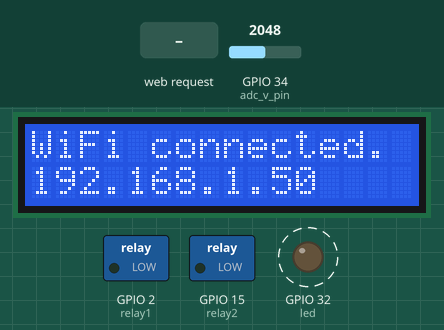
Bench run of a sketch on a simulated ESP32. Shown: 16×2 character LCD, switched loads named in the sketch (green lamp = pin HIGH), output pins drawn as LEDs (lit = HIGH). Dashed ring = blinking. The test bench sets the inputs (shaded band); at power-on: GPIO 34 (adc_v_pin) = 2048. WiFi joins after 1.5 s; servers stay silent unless stated; what the sketch prints to the serial monitor is not drawn.

Above: at 3.3 s.
3.4 s: HTTP request GET /lcd received
At 4.9 s:
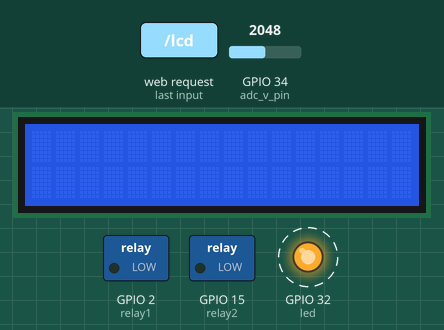
6.4 s: HTTP request GET /motorRight received
At 8.9 s:
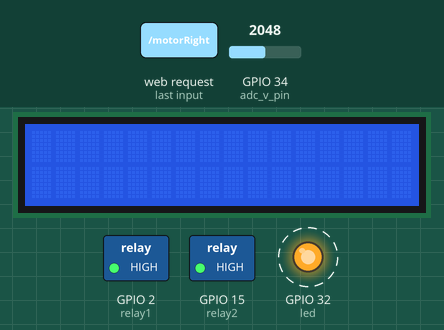
9.4 s: HTTP request GET /motorStop received
At 10.9 s:
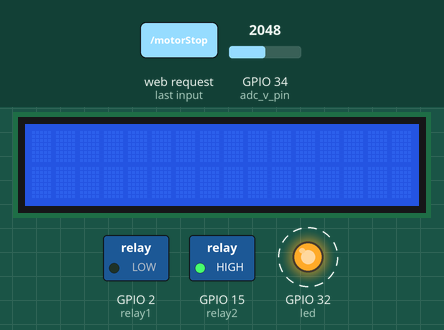
12.4 s: HTTP request GET /motorLeft received
At 13.9 s:
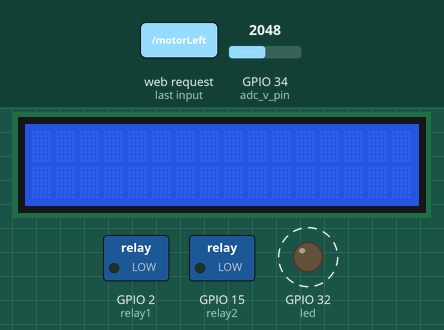
Timing chart, 0 to 16.4 s (numbered marks = the images above; inputs shaded):
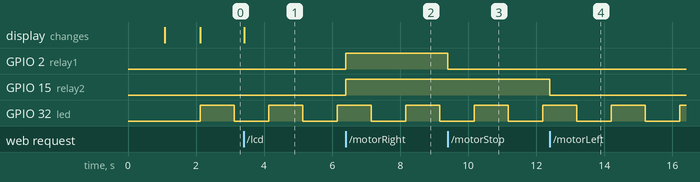

The sketch:

project_working.ino
```cpp
#include <WiFi.h>
#include <WiFiClient.h>
#include <WebServer.h>
#include <Update.h>
#include <LiquidCrystal_I2C.h>
#include <stdio.h>

const char * host = "esp32";
const char * ssid = "Rumen";
const char * ssid2 = "Softuni";
const char * password = "0898548033";
const char * password2 = "";

const int led = 32;
const int relay1 = 2;
const int relay2 = 15;
const int adc_v_pin = 34;
const int adc_i_pin = 35;

unsigned long previousMillis = 0; // will store last time LED was updated
const long interval = 1000; // interval at which to blink (milliseconds)

int ledState = LOW; // ledState used to set the LED
int relay1State = LOW; // relay1State
int relay2State = LOW; // relay2State

float voltages[10000]; // ADC values conatiner
int numberOfTests = 0; // number of tests
int delayBetweenTests = 10; // delay between every ADC test

// set the LCD number of columns and rows
int lcdColumns = 16;
int lcdRows = 2;

// set LCD address, number of columns and rows
LiquidCrystal_I2C lcd(0x27, lcdColumns, lcdRows);

//web server
WebServer server(80);

//login page
const char * loginIndex =
  "<form name='loginForm'>"
"<table width='20%' bgcolor='A09F9F' align='center'>"
"<tr>"
"<td colspan=2>"
"<center><font size=4><b>ESP32 Login Page</b></font></center>"
"<br>"
"</td>"
"<br>"
"<br>"
"</tr>"
"<td>Username:</td>"
"<td><input type='text' size=25 name='userid'><br></td>"
"</tr>"
"<br>"
"<br>"
"<tr>"
"<td>Password:</td>"
"<td><input type='Password' size=25 name='pwd'><br></td>"
"<br>"
"<br>"
"</tr>"
"<tr>"
"<td><input type='submit' onclick='check(this.form)' value='Login'></td>"
"</tr>"
"</table>"
"</form>"
"<script>"
"function check(form)"
"{"
"if(form.userid.value=='admin' && form.pwd.value=='admin')"
"{"
"window.open('/serverIndex')"
"}"
"else"
"{"
" alert('Error Password or Username')/*displays error message*/"
"}"
"}"
"</script>";

//server index - DASHBOARD
const char * serverIndex =
  "<link rel='stylesheet' href='https://maxcdn.bootstrapcdn.com/bootstrap/4.0.0/css/bootstrap.min.css' integrity='sha384-Gn5384xqQ1aoWXA+058RXPxPg6fy4IWvTNh0E263XmFcJlSAwiGgFAW/dAiS6JXm' crossorigin='anonymous'>"
"<script src='https://ajax.googleapis.com/ajax/libs/jquery/3.2.1/jquery.min.js'></script>"
"<script src='https://canvasjs.com/assets/script/canvasjs.min.js'></script>"
"<style> .btn {margin: 10px;} .cart{height: 300px !important;} </style>"
"<div class='card-columns' style='max-height: 240px; padding: 15px;'>"
"<div class='card'>"
"<div class='card-body'>"
"<h5 class='card-title'>LCD</h5>"
"<form method='GET' action='/lcd' id='lcd_from'>"
"<input type='text' maxlength='16' name='first_row' placeholder='First row text'><br><br>"
"<input type='text' maxlength='16' name='second_row' placeholder='Second row text'>"
"<button class='btn btn-primary' type='submit'>Show on LCD</button>"
"</form>"
"</div>"
"</div>"
"<div class='card'>"
"<div class='card-body'>"
"<h5 class='card-title'>Motor contoller</h5>"
"<a class='btn btn-primary' href='/motorLeft'>LEFT</a>"
"<a class='btn btn-danger' href='/motorStop'>STOP</a>"
"<a class='btn btn-primary' href='/motorRight'>RIGHT</a>"
"</div>"
"</div>"
"<div class='card'>"
"<div class='card-body'>"
"<h5 class='card-title'>Update firmware</h5>"
"<form method='POST' action='#' enctype='multipart/form-data' id='upload_form'>"
"<input type='file' name='update'>"
"<input class='btn btn-primary' type='submit' value='Update'>"
"</form>"
"<div class='progress' style='display: none;'>"
"<div class='progress-bar progress-bar-striped bg-success' role='progressbar' style='width: 0%' aria-valuenow='0' aria-valuemin='0' aria-valuemax='100'></div>"
"</div>"
"</div>"
"</div>"
"</div>"
"<div class='card'>"
"<div class='card-body'>"
"<div>"
"<div id='chart_container' style='height: 300px; width: 100%;'></div>"
"</div>"
"</div>"
"</div>"
"<script>"
"window.onload = function () {"
"  var dps = [];"
" var chart = new CanvasJS.Chart('chart_container', {"
"   title :{text: 'Power Data'},"
"   axisY: {includeZero: false, title: 'Voltage', suffix: 'V'},      "
"   axisX: {includeZero: false, title: 'Time', suffix: 's.'},      "
"   data: [{type: 'line', dataPoints: dps}]"
" });"
" var xVal = 0;"
" var yVal = 100; "
" var updateInterval = 1000;"
" var dataLength = 60;"
" var updatePowerChart = function () {"
"   $.get('/readSensors', function(data, status){"
"     yVal = parseFloat(data);"
"     dps.push({x: xVal,y: yVal});"
"     xVal++;"
"     if (dps.length == (dataLength - 1)) dps.shift();"
"     chart.render();"
"   });"
" };"
" setInterval(updatePowerChart, updateInterval);"
"};  "
"  $('#upload_form').submit(function(e){"
"e.preventDefault();"
"var form = $('#upload_form')[0];"
"var data = new FormData(form);"
"$('.progress').show();"
" $.ajax({"
"url: '/update',"
"type: 'POST',"
"data: data,"
"contentType: false,"
"processData:false,"
"xhr: function() {"
"var xhr = new window.XMLHttpRequest();"
"xhr.upload.addEventListener('progress', function(evt) {"
"if (evt.lengthComputable) {"
"var per = evt.loaded / evt.total;"
"$('.progress-bar').attr('style', 'width: ' + Math.round(per*100) + '%;');"
"$('.progress-bar').attr('aria-valuenow', Math.round(per*100));"
"$('.progress-bar').html(Math.round(per*100) + '%');"
"}"
"}, false);"
"return xhr;"
"},"
"success:function(d, s) {"
"console.log('success!')"
"},"
"error: function (a, b, c) {"
"}"
"});"
"});"
"</script>";

void initPinsMode() {
  pinMode(led, OUTPUT);
  pinMode(relay1, OUTPUT);
  pinMode(relay2, OUTPUT);
  pinMode(adc_v_pin, INPUT);
  pinMode(adc_i_pin, INPUT);
}

void initLCD() {
  lcd.init();
  lcd.backlight();
}

void connectToWIFI() {
  lcd.setCursor(0, 0);
  lcd.print("Connecting to ");
  lcd.setCursor(0, 1);
  lcd.print(ssid);

  // Connect to WiFi network
  WiFi.begin(ssid, password);
  Serial.println("");
  int i = 1;

  // Wait for connection
  while (WiFi.status() != WL_CONNECTED) {
    delay(1000);
    Serial.print(".");
    lcd.print(".");
    ++i;

    //try connect to second wifi
    if (i > 20) {
      i = 0;
      Serial.print("Connecting to ");
      Serial.println(ssid2);
      lcd.clear();
      lcd.setCursor(0, 0);
      lcd.print("Connecting to ");
      lcd.setCursor(0, 1);
      lcd.print(ssid2);
      WiFi.begin(ssid2, password2);
    }
  }

  Serial.println("Connected to ");
  Serial.println(ssid);
  Serial.println("IP address: ");
  Serial.println(WiFi.localIP());

  lcd.clear();
  lcd.setCursor(0, 0);
  lcd.print("WiFi connected.");
  lcd.setCursor(0, 1);
  lcd.print(WiFi.localIP());
}

void initServerController() {
  server.on("/", HTTP_GET, []() {
    server.sendHeader("Connection", "close");
    server.send(200, "text/html", loginIndex);
  });

  server.on("/serverIndex", HTTP_GET, []() {
    server.sendHeader("Connection", "close");
    server.send(200, "text/html", serverIndex);
  });

  server.on("/lcd", HTTP_GET, []() {
    lcd.clear();
    for (int i = 0; i < server.args(); i++) {
      lcd.setCursor(0, i);
      lcd.print(server.arg(i));
    }
    server.sendHeader("Connection", "close");
    server.send(200, "text/html", serverIndex);
  });

  server.on("/motorLeft", HTTP_GET, []() {
    digitalWrite(relay1, LOW);
    digitalWrite(relay2, LOW);
    server.sendHeader("Connection", "close");
    server.send(200, "text/html", serverIndex);
  });

  server.on("/motorRight", HTTP_GET, []() {
    digitalWrite(relay1, HIGH);
    digitalWrite(relay2, HIGH);
    server.sendHeader("Connection", "close");
    server.send(200, "text/html", serverIndex);
  });

  server.on("/motorStop", HTTP_GET, []() {
    digitalWrite(relay1, LOW);
    digitalWrite(relay2, HIGH);
    server.sendHeader("Connection", "close");
    server.send(200, "text/html", serverIndex);
  });

  server.on("/readSensors", HTTP_GET, []() {
    float sum;
    for (int i = 0; i < numberOfTests; ++i) {
      sum += voltages[i];
      voltages[i] = 0;
    }
    float average = (sum / (numberOfTests * 1.000000)) / 22.3333333333;
    numberOfTests = 0;
    char buf[100];
    gcvt(average, 10, buf);
    server.send(200, "text/html", buf);
  });

  server.on("/update", HTTP_POST, []() {
    server.sendHeader("Connection", "close");
    server.send(200, "text/plain", (Update.hasError()) ? "FAIL" : "OK");
    ESP.restart();
  }, []() {
    HTTPUpload & upload = server.upload();
    if (upload.status == UPLOAD_FILE_START) {
      Serial.printf("Update: %s\n", upload.filename.c_str());
      if (!Update.begin(UPDATE_SIZE_UNKNOWN)) { //start with max available size
        Update.printError(Serial);
      }
    } else if (upload.status == UPLOAD_FILE_WRITE) {
      // flashing firmware to ESP
      if (Update.write(upload.buf, upload.currentSize) != upload.currentSize) {
        Update.printError(Serial);
      }
    } else if (upload.status == UPLOAD_FILE_END) {
      if (Update.end(true)) { //true to set the size to the current progress
        Serial.printf("Update Success: %u\nRebooting...\n", upload.totalSize);
      } else {
        Update.printError(Serial);
      }
    }
  });
}

void doADCTest() {
  float adc_v = analogRead(adc_v_pin);
  voltages[numberOfTests] = adc_v;
  numberOfTests++;
}

void espLedHeartbeat() {
  //loop to blink without delay - Heartbeat of the ESP32
  unsigned long currentMillis = millis();
  if (currentMillis - previousMillis >= interval) {
    // save the last time you blinked the LED
    previousMillis = currentMillis;

    // if the LED is off turn it on and vice-versa:
    ledState = not(ledState);

    // set the LED with the ledState of the variable:
    digitalWrite(led, ledState);
  }
}

void setup(void) {
  //init serial print
  Serial.begin(115200);

  //set all pins mode
  initPinsMode();

  //init LCD
  initLCD();

  //connect to WIFI
  connectToWIFI();

  //set all server request handles
  initServerController();

  //start web server
  server.begin();
}

void loop(void) {
  //handle all client requests
  server.handleClient();

  //save results of ADC
  doADCTest();

  //just blink led like a heartbeat
  espLedHeartbeat();

  //delay
  delay(delayBetweenTests);
}
```

Measured:
- after the input at 3.4 s, the display: changes at once (image 1)
- after the input at 6.4 s, GPIO 2 (relay1), GPIO 15 (relay2): LOW → HIGH at once
- after the input at 9.4 s, GPIO 2 (relay1): HIGH → LOW at once
- after the input at 12.4 s, GPIO 15 (relay2): HIGH → LOW at once
- by itself, GPIO 32 (led): alternates HIGH for 1.0 s and LOW for 1.0 s
